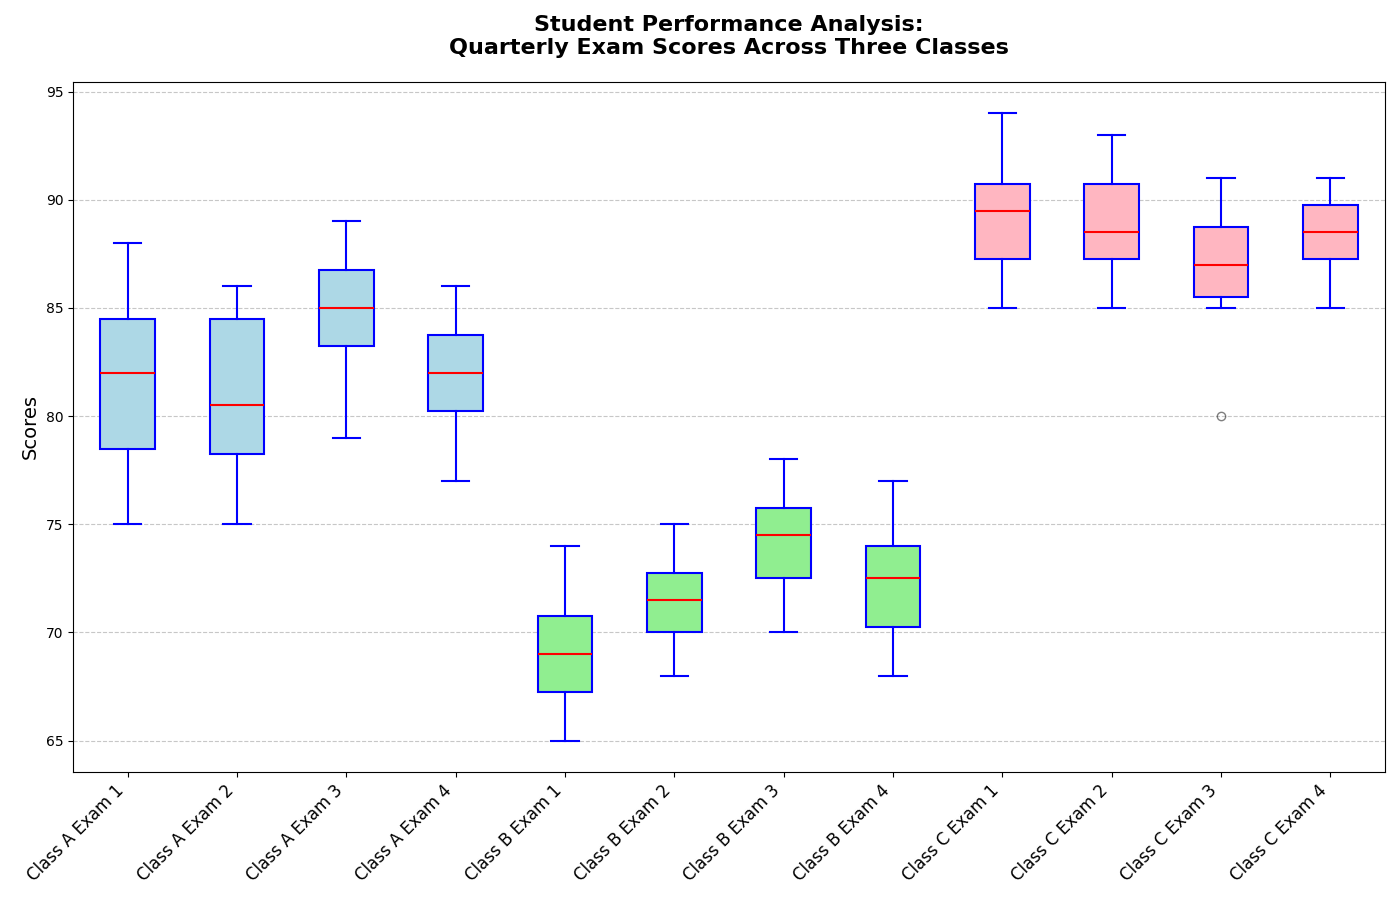

This chart was generated by the following Python code:
import matplotlib.pyplot as plt
import numpy as np

# Backstory:
# We are analyzing the performance scores of students in three different hypothetical classes (A, B, C) over four quarterly exams. 
# The study aims to understand how scores are distributed and any potential differences between classes.

# Data: Scores for the three classes over four exams
class_a_scores = [
    [78, 82, 85, 83, 80, 75, 77, 85, 88, 82],
    [83, 85, 75, 79, 77, 81, 80, 85, 86, 78],
    [88, 85, 83, 87, 80, 79, 85, 89, 86, 84],
    [82, 83, 79, 77, 81, 85, 82, 80, 86, 84]
]

class_b_scores = [
    [65, 70, 68, 72, 69, 67, 66, 71, 74, 69],
    [70, 75, 72, 74, 70, 68, 73, 72, 71, 70],
    [72, 74, 70, 78, 75, 72, 74, 77, 75, 76],
    [68, 72, 74, 73, 70, 68, 71, 75, 77, 74]
]

class_c_scores = [
    [90, 92, 85, 88, 89, 85, 91, 87, 94, 90],
    [88, 87, 85, 89, 92, 91, 90, 93, 87, 88],
    [87, 85, 80, 85, 87, 90, 89, 91, 88, 87],
    [89, 91, 88, 85, 87, 86, 90, 88, 91, 89]
]

# Combine data
data = class_a_scores + class_b_scores + class_c_scores
classes = ['Class A Exam 1', 'Class A Exam 2', 'Class A Exam 3', 'Class A Exam 4',
           'Class B Exam 1', 'Class B Exam 2', 'Class B Exam 3', 'Class B Exam 4',
           'Class C Exam 1', 'Class C Exam 2', 'Class C Exam 3', 'Class C Exam 4']

# Set up the figure and axis
fig, ax = plt.subplots(figsize=(14, 9))

# Plot vertical box plots for each class exam
bplots = ax.boxplot(data, vert=True, patch_artist=True, notch=False,
                    boxprops=dict(facecolor='lightyellow', color='blue', linewidth=1.5),
                    whiskerprops=dict(color='blue', linewidth=1.5),
                    capprops=dict(color='blue', linewidth=1.5),
                    medianprops=dict(color='red', linewidth=1.5),
                    flierprops=dict(marker='o', color='red', alpha=0.5))

# Customize the appearance, fill colors of each box
colors = ['lightblue', 'lightgreen', 'lightpink']
for i in range(0, 12, 4):
    for patch in bplots['boxes'][i:i+4]:
        patch.set_facecolor(colors[i // 4])

# Set title and labels
ax.set_title('Student Performance Analysis:\nQuarterly Exam Scores Across Three Classes',
             fontsize=16, fontweight='bold', pad=20)
ax.set_ylabel('Scores', fontsize=14)
ax.set_xticklabels(classes, rotation=45, ha='right', fontsize=12)

# Add grid for readability
ax.grid(axis='y', linestyle='--', alpha=0.7)

# Optimizes layout to avoid text overlap
plt.tight_layout()

# Display the plot
plt.show()
